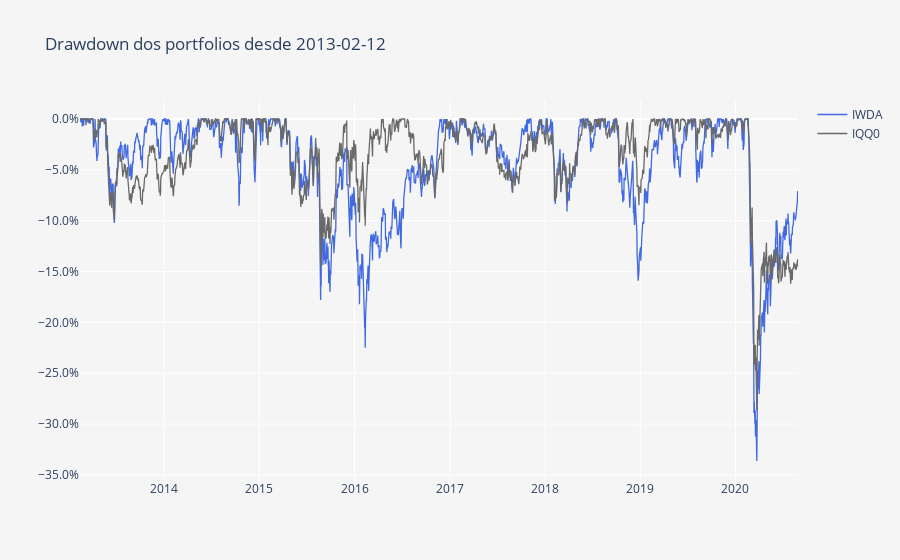

The code cell stored with this chart in its notebook:
### Markdown cell above
O gráfico acima apresenta a linha de performance de ambos os ETFs. Em baixo podemos ver um pequeno gráfico do diferencial absoluto entre ambos e nos apercebermos facilmente das diferentes performances ao longo do tempo. Podemos observar uma overperformance do IQQ0 em períodos de stress dos mercados accionistas que acaba por ser compensada por uma underperformance quando os mercados estão a subir.

### Code cell
DD = compute_drawdowns(fundos)
DD = DD /100

layout = go.Layout(
    title='Drawdown dos portfolios desde ' + Begin,
    plot_bgcolor='#f5f5f5',
    paper_bgcolor='#f5f5f5',
    xaxis=dict(
        title='',
        showgrid=True,
        titlefont=dict(size=12),
    ),
    yaxis=dict(
        title='',
        showgrid=True,
        zeroline=True, # Adicionar ou não a zero line
        tickformat=".1%" # tickformat=".2%" se quiseres mais casas decimais
    ))

trace0 = go.Scatter(
    x = DD.index,
    y = DD.iloc[:, 0],
    name = 'IWDA',
    line = dict(
        color = 'royalblue',
        width = 1.3)
)

trace1 = go.Scatter(
    x = DD.index,
    y = DD.iloc[:, 1],
    name = 'IQQ0',
    line = dict(
        color = 'dimgrey',
        width = 1.3)
)

data = [trace0, trace1]
        
fig = go.Figure(data=data, layout=layout)
py.iplot(fig)

### Figure 1 — Plotly figure (JSON) as saved in the notebook; plotly's stock layout.template omitted (floating-point values rounded to 4 significant figures; data arrays with more than 128 entries replaced by an {"elided": "..."} marker saying what was removed)
{"data": [{"line": {"color": "royalblue", "width": 1.3}, "name": "IWDA", "type": "scatter", "x": {"elided": "1928 str values"}, "y": {"elided": "1928 float values"}}, {"line": {"color": "dimgrey", "width": 1.3}, "name": "IQQ0", "type": "scatter", "x": {"elided": "1928 str values"}, "y": {"elided": "1928 float values"}}], "layout": {"paper_bgcolor": "#f5f5f5", "plot_bgcolor": "#f5f5f5", "title": {"text": "Drawdown dos portfolios desde 2013-02-12"}, "xaxis": {"autorange": true, "range": ["2013-02-12", "2020-08-28"], "showgrid": true, "title": {"font": {"size": 12}, "text": ""}, "type": "date"}, "yaxis": {"autorange": true, "range": [-0.355, 0.01868], "showgrid": true, "tickformat": ".1%", "title": {"text": ""}, "type": "linear", "zeroline": true}}}
